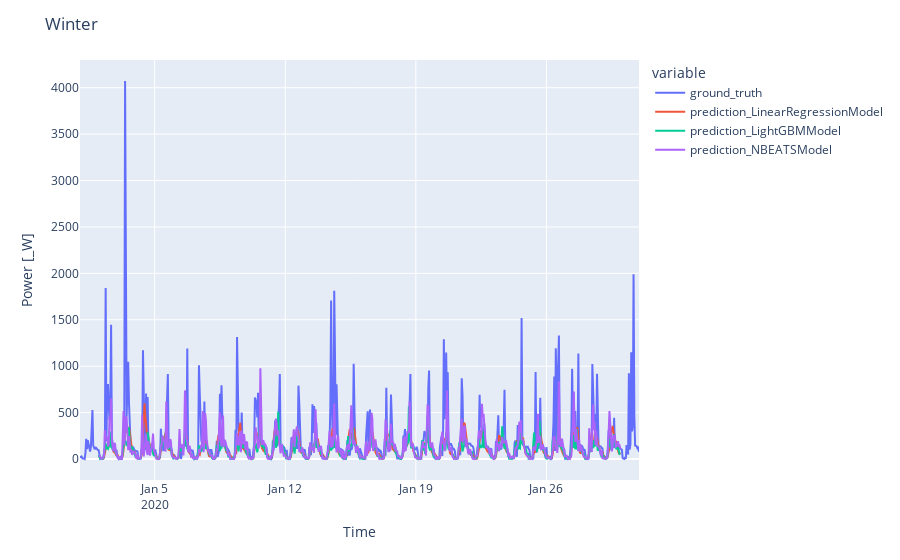
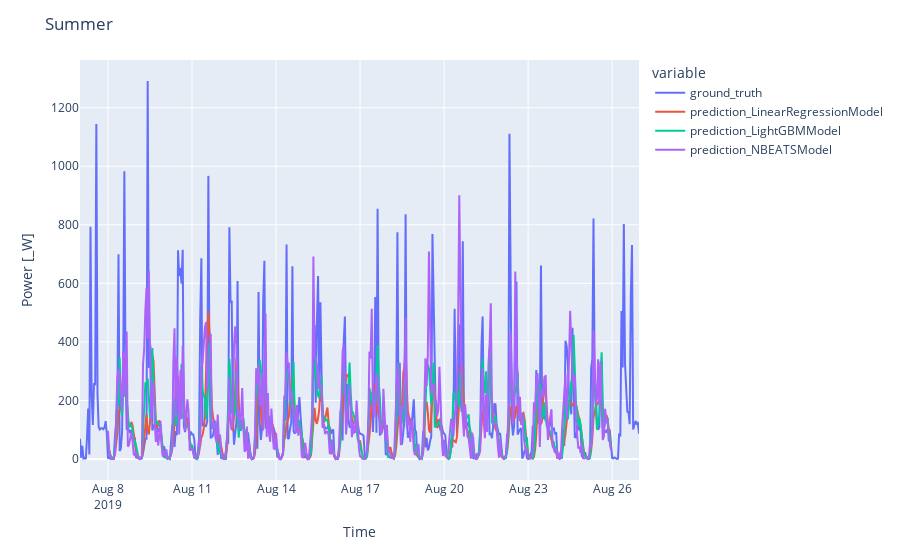

Notebook cell for these charts, in order:
### Markdown cell above
### Plot 1: Side-by-side comparison of the models

### Code cell
for season, (_, preds_per_model, gt) in dict_result_season.items():
    fig = px.line(gt.pd_series().to_frame("ground_truth"))
    for model_name in model_names:
        preds = preds_per_model[model_name]
        fig.add_scatter(x=preds.pd_series().index, y=preds.pd_series().values, name=model_name)
    
    fig.update_layout(title=f"{season}")
    fig.update_xaxes(title_text="Time")
    fig.update_yaxes(title_text=f"Power [{ts_train[0].components[0][-2:]}]")
    fig.show()
    wandb.log({f"{season} - Side-by-side comparison of predictions and the ground truth for {config.spatial_scale} in {config.location}": fig})

### Figure 1 — Plotly figure (JSON) as saved in the notebook; plotly's stock layout.template omitted (floating-point values rounded to 4 significant figures; data arrays with more than 128 entries replaced by an {"elided": "..."} marker saying what was removed)
{"data": [{"hovertemplate": "variable=ground_truth<br>datetime=%{x}<br>value=%{y}<extra></extra>", "legendgroup": "ground_truth", "line": {"color": "#636efa", "dash": "solid"}, "marker": {"symbol": "circle"}, "mode": "lines", "name": "ground_truth", "orientation": "v", "showlegend": true, "type": "scatter", "x": {"elided": "720 str values"}, "xaxis": "x", "y": {"elided": "720 float values"}, "yaxis": "y"}, {"name": "prediction_LinearRegressionModel", "type": "scatter", "x": {"elided": "672 str values"}, "y": {"elided": "672 float values"}}, {"name": "prediction_LightGBMModel", "type": "scatter", "x": {"elided": "672 str values"}, "y": {"elided": "672 float values"}}, {"name": "prediction_NBEATSModel", "type": "scatter", "x": {"elided": "672 str values"}, "y": {"elided": "672 float values"}}], "layout": {"legend": {"title": {"text": "variable"}, "tracegroupgap": 0}, "margin": {"t": 60}, "title": {"text": "Winter"}, "xaxis": {"anchor": "y", "domain": [0, 1], "title": {"text": "Time"}}, "yaxis": {"anchor": "x", "domain": [0, 1], "title": {"text": "Power [_W]"}}}}

### Figure 2 — Plotly figure (JSON) as saved in the notebook; plotly's stock layout.template omitted (floating-point values rounded to 4 significant figures; data arrays with more than 128 entries replaced by an {"elided": "..."} marker saying what was removed)
{"data": [{"hovertemplate": "variable=ground_truth<br>datetime=%{x}<br>value=%{y}<extra></extra>", "legendgroup": "ground_truth", "line": {"color": "#636efa", "dash": "solid"}, "marker": {"symbol": "circle"}, "mode": "lines", "name": "ground_truth", "orientation": "v", "showlegend": true, "type": "scatter", "x": {"elided": "480 str values"}, "xaxis": "x", "y": {"elided": "480 float values"}, "yaxis": "y"}, {"name": "prediction_LinearRegressionModel", "type": "scatter", "x": {"elided": "432 str values"}, "y": {"elided": "432 float values"}}, {"name": "prediction_LightGBMModel", "type": "scatter", "x": {"elided": "432 str values"}, "y": {"elided": "432 float values"}}, {"name": "prediction_NBEATSModel", "type": "scatter", "x": {"elided": "432 str values"}, "y": {"elided": "432 float values"}}], "layout": {"legend": {"title": {"text": "variable"}, "tracegroupgap": 0}, "margin": {"t": 60}, "title": {"text": "Summer"}, "xaxis": {"anchor": "y", "domain": [0, 1], "title": {"text": "Time"}}, "yaxis": {"anchor": "x", "domain": [0, 1], "title": {"text": "Power [_W]"}}}}
